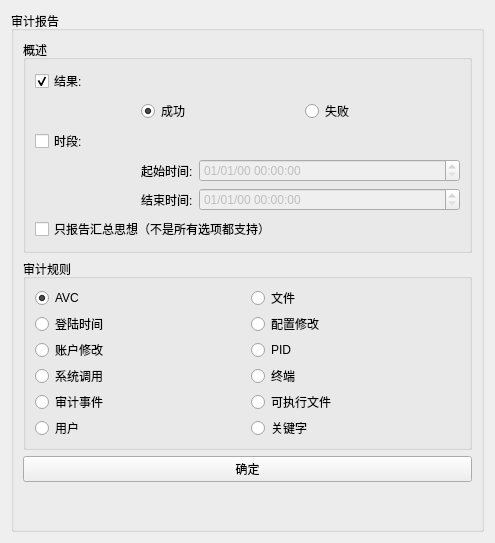
     <widget class="QWidget" name="reportPage">
      <layout class="QGridLayout" name="gridLayout_7">
       <item row="0" column="0">
        <widget class="QGroupBox" name="groupBox_4">
         <property name="enabled">
          <bool>true</bool>
         </property>
         <property name="title">
          <string>审计报告</string>
         </property>
         <layout class="QVBoxLayout" name="verticalLayout_3">
          <item>
           <widget class="QGroupBox" name="groupBox_8">
            <property name="title">
             <string>概述</string>
            </property>
            <layout class="QGridLayout" name="gridLayout_5">
             <item row="0" column="0">
              <widget class="QCheckBox" name="res_checkBox">
               <property name="text">
                <string>结果:</string>
               </property>
               <property name="checked">
                <bool>true</bool>
               </property>
              </widget>
             </item>
             <item row="1" column="0">
              <spacer name="horizontalSpacer">
               <property name="orientation">
                <enum>Qt::Horizontal</enum>
               </property>
               <property name="sizeHint" stdset="0">
                <size>
                 <width>100</width>
                 <height>20</height>
                </size>
               </property>
              </spacer>
             </item>
             <item row="1" column="1">
              <widget class="QRadioButton" name="sucButton">
               <property name="text">
                <string>成功</string>
               </property>
               <property name="checked">
                <bool>true</bool>
               </property>
               <attribute name="buttonGroup">
                <string notr="true">buttonGroup</string>
               </attribute>
              </widget>
             </item>
             <item row="1" column="2">
              <spacer name="horizontalSpacer_2">
               <property name="orientation">
                <enum>Qt::Horizontal</enum>
               </property>
               <property name="sizeHint" stdset="0">
                <size>
                 <width>100</width>
                 <height>20</height>
                </size>
               </property>
              </spacer>
             </item>
             <item row="1" column="3">
              <widget class="QRadioButton" name="failButton">
               <property name="text">
                <string>失败</string>
               </property>
               <attribute name="buttonGroup">
                <string notr="true">buttonGroup</string>
               </attribute>
              </widget>
             </item>
             <item row="1" column="4">
              <spacer name="horizontalSpacer_3">
               <property name="orientation">
                <enum>Qt::Horizontal</enum>
               </property>
               <property name="sizeHint" stdset="0">
                <size>
                 <width>100</width>
                 <height>20</height>
                </size>
               </property>
              </spacer>
             </item>
             <item row="2" column="0">
              <widget class="QCheckBox" name="tm_sec_checkBox">
               <property name="text">
                <string>时段:</string>
               </property>
              </widget>
             </item>
             <item row="3" column="1">
              <widget class="QLabel" name="label">
               <property name="text">
                <string>起始时间:</string>
               </property>
              </widget>
             </item>
             <item row="3" column="2" colspan="3">
              <widget class="QDateTimeEdit" name="st_TimeEdit">
               <property name="enabled">
                <bool>false</bool>
               </property>
               <property name="displayFormat">
                <string>MM/dd/yy hh:mm:ss</string>
               </property>
              </widget>
             </item>
             <item row="4" column="1">
              <widget class="QLabel" name="label_2">
               <property name="text">
                <string>结束时间:</string>
               </property>
              </widget>
             </item>
             <item row="4" column="2" colspan="3">
              <widget class="QDateTimeEdit" name="et_TimeEdit">
               <property name="enabled">
                <bool>false</bool>
               </property>
               <property name="displayFormat">
                <string>MM/dd/yy hh:mm:ss</string>
               </property>
              </widget>
             </item>
             <item row="5" column="0" colspan="3">
              <widget class="QCheckBox" name="rep_gener_checkBox">
               <property name="text">
                <string>只报告汇总思想（不是所有选项都支持）</string>
               </property>
              </widget>
             </item>
            </layout>
           </widget>
          </item>
          <item>
           <widget class="QGroupBox" name="groupBox_9">
            <property name="maximumSize">
             <size>
              <width>16777215</width>
              <height>191</height>
             </size>
            </property>
            <property name="title">
             <string>审计规则</string>
            </property>
            <layout class="QGridLayout" name="gridLayout_12">
             <item row="0" column="0">
              <widget class="QRadioButton" name="avc_radioButton">
               <property name="text">
                <string>AVC</string>
               </property>
               <property name="checked">
                <bool>true</bool>
               </property>
               <attribute name="buttonGroup">
                <string notr="true">buttonGroup_2</string>
               </attribute>
              </widget>
             </item>
             <item row="0" column="1">
              <widget class="QRadioButton" name="file_radioButton">
               <property name="text">
                <string>文件</string>
               </property>
               <attribute name="buttonGroup">
                <string notr="true">buttonGroup_2</string>
               </attribute>
              </widget>
             </item>
             <item row="1" column="0">
              <widget class="QRadioButton" name="logt_radioButton">
               <property name="text">
                <string>登陆时间</string>
               </property>
               <attribute name="buttonGroup">
                <string notr="true">buttonGroup_2</string>
               </attribute>
              </widget>
             </item>
             <item row="1" column="1">
              <widget class="QRadioButton" name="config_radioButton">
               <property name="text">
                <string>配置修改</string>
               </property>
               <attribute name="buttonGroup">
                <string notr="true">buttonGroup_2</string>
               </attribute>
              </widget>
             </item>
             <item row="2" column="0">
              <widget class="QRadioButton" name="acc_change_radioButton">
               <property name="text">
                <string>账户修改</string>
               </property>
               <attribute name="buttonGroup">
                <string notr="true">buttonGroup_2</string>
               </attribute>
              </widget>
             </item>
             <item row="2" column="1">
              <widget class="QRadioButton" name="pid_radioButton">
               <property name="text">
                <string>PID</string>
               </property>
               <attribute name="buttonGroup">
                <string notr="true">buttonGroup_2</string>
               </attribute>
              </widget>
             </item>
             <item row="3" column="0">
              <widget class="QRadioButton" name="sys_call_radioButton">
               <property name="text">
                <string>系统调用</string>
               </property>
               <attribute name="buttonGroup">
                <string notr="true">buttonGroup_2</string>
               </attribute>
              </widget>
             </item>
             <item row="3" column="1">
              <widget class="QRadioButton" name="term_radioButton">
               <property name="text">
                <string>终端</string>
               </property>
               <attribute name="buttonGroup">
                <string notr="true">buttonGroup_2</string>
               </attribute>
              </widget>
             </item>
             <item row="4" column="0">
              <widget class="QRadioButton" name="aud_evt_radioButton">
               <property name="text">
                <string>审计事件</string>
               </property>
               <attribute name="buttonGroup">
                <string notr="true">buttonGroup_2</string>
               </attribute>
              </widget>
             </item>
             <item row="4" column="1">
              <widget class="QRadioButton" name="exe_file_radioButton">
               <property name="text">
                <string>可执行文件</string>
               </property>
               <attribute name="buttonGroup">
                <string notr="true">buttonGroup_2</string>
               </attribute>
              </widget>
             </item>
             <item row="5" column="0">
              <widget class="QRadioButton" name="user_radioButton">
               <property name="text">
                <string>用户</string>
               </property>
               <attribute name="buttonGroup">
                <string notr="true">buttonGroup_2</string>
               </attribute>
              </widget>
             </item>
             <item row="5" column="1">
              <widget class="QRadioButton" name="kw_radioButton">
               <property name="text">
                <string>关键字</string>
               </property>
               <attribute name="buttonGroup">
                <string notr="true">buttonGroup_2</string>
               </attribute>
              </widget>
             </item>
            </layout>
           </widget>
          </item>
          <item>
           <layout class="QHBoxLayout" name="horizontalLayout_15">
            <item>
             <widget class="QPushButton" name="report_okButton">
              <property name="text">
               <string>确定</string>
              </property>
             </widget>
            </item>
           </layout>
          </item>
          <item>
           <spacer name="verticalSpacer_2">
            <property name="orientation">
             <enum>Qt::Vertical</enum>
            </property>
            <property name="sizeHint" stdset="0">
             <size>
              <width>20</width>
              <height>38</height>
             </size>
            </property>
           </spacer>
          </item>
         </layout>
        </widget>
       </item>
      </layout>
     </widget>
